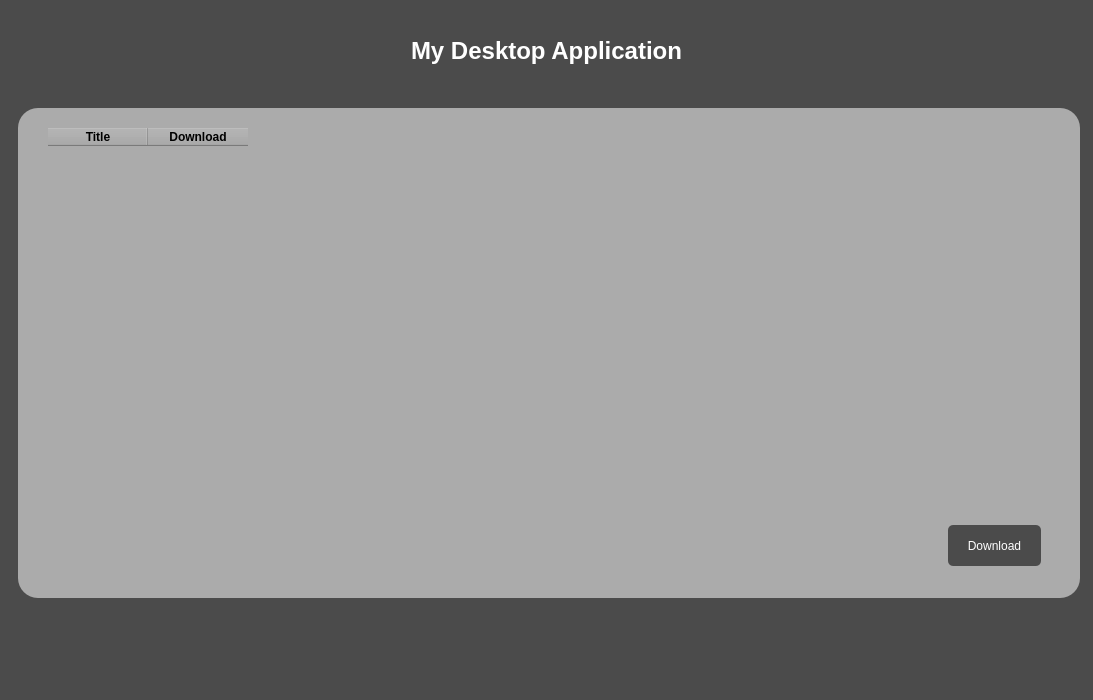
<?xml version="1.0" encoding="UTF-8"?>
<ui version="4.0">
 <class>UserDashboard</class>
 <widget class="QMainWindow" name="UserDashboard">
  <property name="geometry">
   <rect>
    <x>0</x>
    <y>0</y>
    <width>1093</width>
    <height>700</height>
   </rect>
  </property>
  <property name="minimumSize">
   <size>
    <width>1080</width>
    <height>700</height>
   </size>
  </property>
  <property name="maximumSize">
   <size>
    <width>16777215</width>
    <height>700</height>
   </size>
  </property>
  <property name="windowTitle">
   <string>MainWindow</string>
  </property>
  <widget class="QWidget" name="centralwidget">
   <property name="maximumSize">
    <size>
     <width>16777215</width>
     <height>800</height>
    </size>
   </property>
   <property name="styleSheet">
    <string notr="true">*{
border:none;
background-color:transparent;
color:#fff;
}



#label
{
color:#fff;

}

#label_2
{
color:#071e26;

}

#centralwidget{
	
	background-color: rgb(75, 75, 75);
}

#sidemenu{
background-color: rgb(171, 171, 171);
border-radius:20px;
}

QPushButton{
padding: 10px;
background-color: rgb(75, 75, 75);
border-radius: 5px;

}

#menuButton{
	background-color: rgb(171, 171, 171);
padding: 10px;
border-radius: 5px;

}

#mainbody{
background-color:071e26;
border-radius:10px;
}

#widget_4{
background-color: rgb(171, 171, 171);
border-radius:20px;
}</string>
   </property>
   <layout class="QVBoxLayout" name="verticalLayout">
    <item>
     <widget class="QLabel" name="label">
      <property name="maximumSize">
       <size>
        <width>16777215</width>
        <height>60</height>
       </size>
      </property>
      <property name="font">
       <font>
        <pointsize>18</pointsize>
        <weight>75</weight>
        <bold>true</bold>
       </font>
      </property>
      <property name="text">
       <string>My Desktop Application</string>
      </property>
      <property name="alignment">
       <set>Qt::AlignCenter</set>
      </property>
     </widget>
    </item>
    <item>
     <widget class="QFrame" name="frame_2">
      <property name="sizePolicy">
       <sizepolicy hsizetype="Preferred" vsizetype="Expanding">
        <horstretch>0</horstretch>
        <verstretch>0</verstretch>
       </sizepolicy>
      </property>
      <property name="minimumSize">
       <size>
        <width>1080</width>
        <height>500</height>
       </size>
      </property>
      <property name="maximumSize">
       <size>
        <width>16777215</width>
        <height>500</height>
       </size>
      </property>
      <property name="frameShape">
       <enum>QFrame::StyledPanel</enum>
      </property>
      <property name="frameShadow">
       <enum>QFrame::Raised</enum>
      </property>
      <layout class="QHBoxLayout" name="horizontalLayout">
       <property name="spacing">
        <number>0</number>
       </property>
       <property name="leftMargin">
        <number>0</number>
       </property>
       <property name="topMargin">
        <number>0</number>
       </property>
       <property name="rightMargin">
        <number>0</number>
       </property>
       <property name="bottomMargin">
        <number>0</number>
       </property>
       <item>
        <widget class="QFrame" name="mainbody">
         <property name="sizePolicy">
          <sizepolicy hsizetype="Expanding" vsizetype="Expanding">
           <horstretch>0</horstretch>
           <verstretch>0</verstretch>
          </sizepolicy>
         </property>
         <property name="minimumSize">
          <size>
           <width>1050</width>
           <height>500</height>
          </size>
         </property>
         <property name="maximumSize">
          <size>
           <width>16777215</width>
           <height>500</height>
          </size>
         </property>
         <property name="styleSheet">
          <string notr="true"/>
         </property>
         <property name="frameShape">
          <enum>QFrame::StyledPanel</enum>
         </property>
         <property name="frameShadow">
          <enum>QFrame::Raised</enum>
         </property>
         <layout class="QHBoxLayout" name="horizontalLayout_4">
          <item>
           <widget class="QFrame" name="sidemenu">
            <property name="sizePolicy">
             <sizepolicy hsizetype="Expanding" vsizetype="Expanding">
              <horstretch>0</horstretch>
              <verstretch>0</verstretch>
             </sizepolicy>
            </property>
            <property name="minimumSize">
             <size>
              <width>500</width>
              <height>490</height>
             </size>
            </property>
            <property name="maximumSize">
             <size>
              <width>2000</width>
              <height>490</height>
             </size>
            </property>
            <property name="frameShape">
             <enum>QFrame::StyledPanel</enum>
            </property>
            <property name="frameShadow">
             <enum>QFrame::Raised</enum>
            </property>
            <widget class="QTableWidget" name="documentsTable">
             <property name="geometry">
              <rect>
               <x>30</x>
               <y>20</y>
               <width>851</width>
               <height>451</height>
              </rect>
             </property>
             <property name="styleSheet">
              <string notr="true">QTableWidget {
        background-color: rgb(171, 171, 171);
        alternate-background-color: #e6e6e6;
        selection-background-color: #a6a6a6;
        font-size: 14px;
    }
    
    QTableWidget QHeaderView::section {
        background-color: rgb(171, 171, 171);
        color: black;
        font-weight: bold;
    }
    
    QTableWidget::item:selected {
        color: white;
    }</string>
             </property>
             <property name="editTriggers">
              <set>QAbstractItemView::NoEditTriggers</set>
             </property>
             <column>
              <property name="text">
               <string>Title</string>
              </property>
             </column>
             <column>
              <property name="text">
               <string>Download</string>
              </property>
             </column>
            </widget>
            <widget class="QPushButton" name="downloadBtn">
             <property name="geometry">
              <rect>
               <x>930</x>
               <y>417</y>
               <width>93</width>
               <height>41</height>
              </rect>
             </property>
             <property name="text">
              <string>Download</string>
             </property>
            </widget>
           </widget>
          </item>
         </layout>
        </widget>
       </item>
      </layout>
     </widget>
    </item>
    <item>
     <widget class="QFrame" name="frame_3">
      <property name="maximumSize">
       <size>
        <width>16777215</width>
        <height>60</height>
       </size>
      </property>
      <property name="frameShape">
       <enum>QFrame::StyledPanel</enum>
      </property>
      <property name="frameShadow">
       <enum>QFrame::Raised</enum>
      </property>
     </widget>
    </item>
   </layout>
  </widget>
 </widget>
 <resources/>
 <connections/>
</ui>
